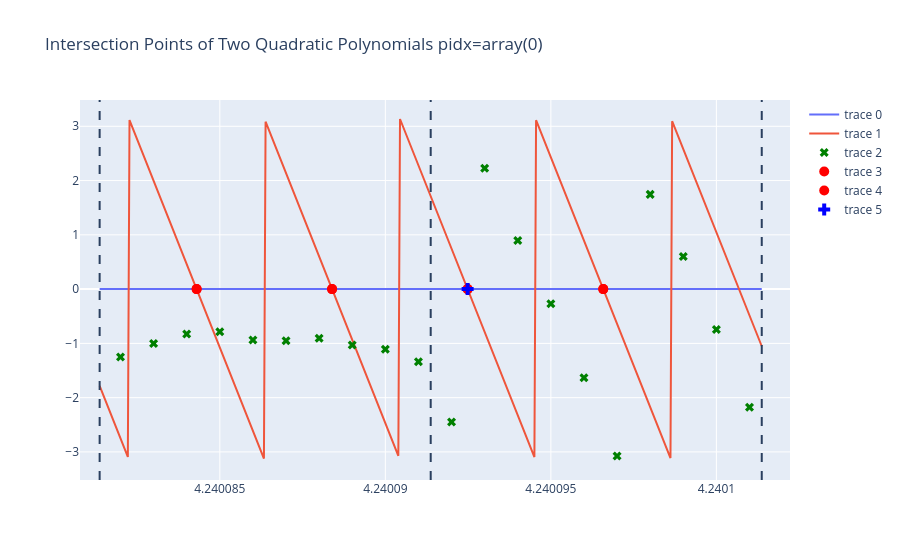
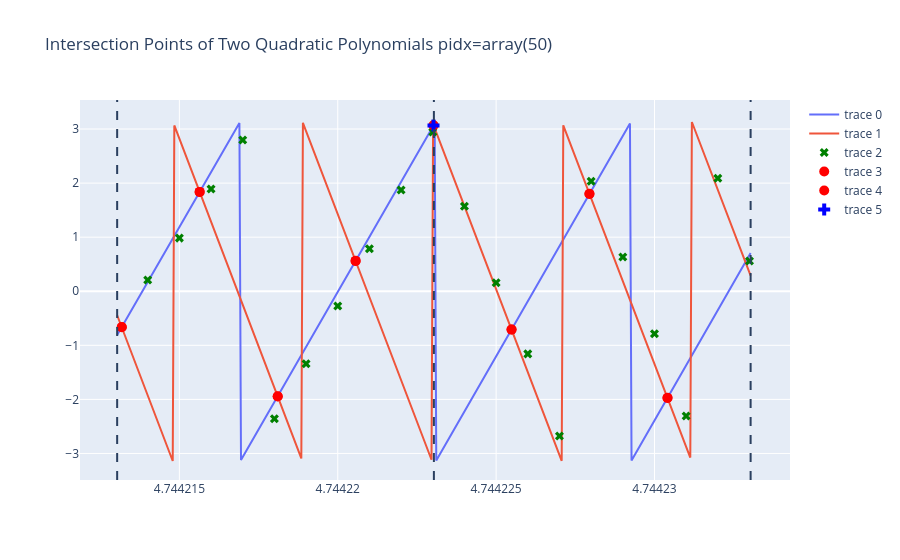
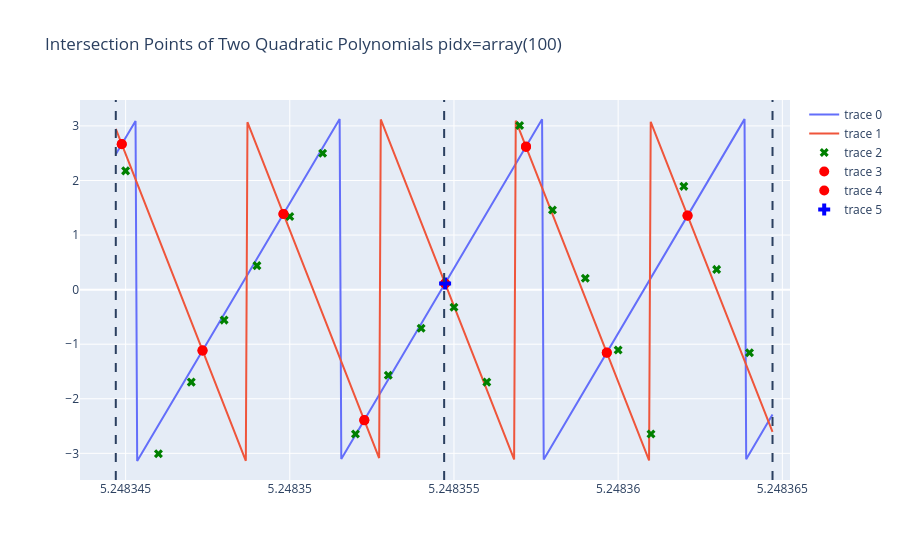
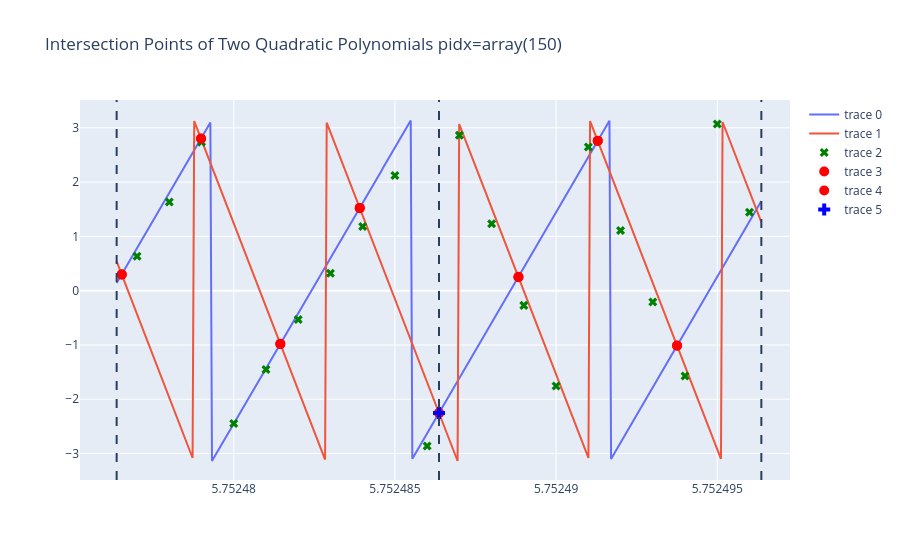

Source (notebook cell) for these figures, in order:
### Code cell
sec_xlist = []
sec_tlist = []
if True:
    for pidx in xp.arange(Config.preamble_len):
        tstart2 = xp.polyval(coeft, pidx)
        if pidx > 0:
            selected = find_intersections(coeflist[pidx - 1], coeflist[pidx], tstart2, reader, 1e-5, pidx, draw=(pidx % 50 == 0)) #!!! TODO remove range
        else:
            nsymbr_start = ceil(tstart2 * Config.fs - Config.nsamp / 8)
            nsymbr_end = ceil(tstart2 * Config.fs)
            nsymbr = xp.arange(nsymbr_start, nsymbr_end)
            tsymbr = nsymbr / Config.fs

            sig0 = reader.get(nsymbr_start, nsymbr_end - nsymbr_start)
            coefstart = xp.hstack(([0., 0.], xp.angle(xp.sum(sig0)))).astype(xp.float64)
            # pltfig1(tsymbr, wrap(xp.angle(sig0) - xp.polyval(coefstart, tsymbr)),
            #         title=f"Initial Phase Curve for Preamble Symbol {pidx}",
            #         mode='lines').show()
            selected = find_intersections(xp.zeros_like(coefstart), coeflist[pidx], tstart2, reader, 1e-5, pidx, draw=True) #!!! TODO remove range
        if selected != None:
            sec_xlist.append(pidx)
            sec_tlist.append(to_scalar(selected))
    sec_xlist = xp.array(sec_xlist)
    sec_tlist = xp.array(sec_tlist)
    with open(f"intersections0.pkl","wb") as f:
        pickle.dump((sec_xlist, sec_tlist), f)

with open(f"intersections0.pkl","rb") as f:
    sec_xlist, sec_tlist = pickle.load(f)
coeff_time = xp.polyfit(sec_xlist, sec_tlist, 1)
# pltfig(((sec_xlist, sec_tlist), (sec_xlist, xp.polyval(coeff_time, sec_xlist))),
#        title="Intersection Points and Fitted Line",
#        modes=('markers', 'lines'),
#        line_dash='dash').show()
# pltfig1(sec_xlist, sec_tlist - xp.polyval(coeff_time, sec_xlist),
#         title="Residuals of Intersection Points from Fitted Line",
#         mode='markers').show()

### Figure 1 — Plotly figure (JSON) as saved in the notebook; plotly's stock layout.template omitted (floating-point values rounded to 4 significant figures; data arrays with more than 128 entries replaced by an {"elided": "..."} marker saying what was removed)
{"data": [{"mode": "lines", "type": "scatter", "x": {"elided": "400 float values"}, "y": {"elided": "400 float values"}}, {"mode": "lines", "type": "scatter", "x": {"elided": "400 float values"}, "y": {"elided": "400 float values"}}, {"marker": {"color": "green", "size": 8, "symbol": "x"}, "mode": "markers", "type": "scatter", "x": [4.24, 4.24, 4.24, 4.24, 4.24, 4.24, 4.24, 4.24, 4.24, 4.24, 4.24, 4.24, 4.24, 4.24, 4.24, 4.24, 4.24, 4.24, 4.24, 4.24], "y": [-1.249, -1.004, -0.8288, -0.7854, -0.938, -0.9505, -0.9048, -1.03, -1.107, -1.34, -2.447, 2.226, 0.8961, -0.2709, -1.633, -3.075, 1.745, 0.6023, -0.7454, -2.176]}, {"marker": {"color": "red", "size": 10, "symbol": "circle"}, "mode": "markers", "type": "scatter", "x": [4.24, 4.24, 4.24, 4.24], "y": [0.0, 0.0, 0.0, 0.0]}, {"marker": {"color": "red", "size": 10, "symbol": "circle"}, "mode": "markers", "type": "scatter", "x": [4.24, 4.24, 4.24, 4.24], "y": [1.841e-07, 4.861e-07, -1.656e-07, 1.364e-07]}, {"marker": {"color": "blue", "size": 10, "symbol": "cross"}, "mode": "markers", "type": "scatter", "x": [4.24], "y": [0]}], "layout": {"shapes": [{"line": {"dash": "dash"}, "type": "line", "x0": 4.24, "x1": 4.24, "xref": "x", "y0": 0, "y1": 1, "yref": "y domain"}, {"line": {"dash": "dash"}, "type": "line", "x0": 4.24, "x1": 4.24, "xref": "x", "y0": 0, "y1": 1, "yref": "y domain"}, {"line": {"dash": "dash"}, "type": "line", "x0": 4.24, "x1": 4.24, "xref": "x", "y0": 0, "y1": 1, "yref": "y domain"}], "title": {"text": "Intersection Points of Two Quadratic Polynomials pidx=array(0)"}}}

### Figure 2 — Plotly figure (JSON) as saved in the notebook; plotly's stock layout.template omitted (floating-point values rounded to 4 significant figures; data arrays with more than 128 entries replaced by an {"elided": "..."} marker saying what was removed)
{"data": [{"mode": "lines", "type": "scatter", "x": {"elided": "400 float values"}, "y": {"elided": "400 float values"}}, {"mode": "lines", "type": "scatter", "x": {"elided": "400 float values"}, "y": {"elided": "400 float values"}}, {"marker": {"color": "green", "size": 8, "symbol": "x"}, "mode": "markers", "type": "scatter", "x": [4.744, 4.744, 4.744, 4.744, 4.744, 4.744, 4.744, 4.744, 4.744, 4.744, 4.744, 4.744, 4.744, 4.744, 4.744, 4.744, 4.744, 4.744, 4.744, 4.744], "y": [0.2075, 0.9828, 1.893, 2.799, -2.356, -1.34, -0.2709, 0.7854, 1.874, 2.944, 1.571, 0.1566, -1.158, -2.678, 2.034, 0.6327, -0.7854, -2.309, 2.09, 0.5586]}, {"marker": {"color": "red", "size": 10, "symbol": "circle"}, "mode": "markers", "type": "scatter", "x": [4.744, 4.744, 4.744, 4.744, 4.744, 4.744, 4.744, 4.744], "y": [-0.6622, 1.837, -1.941, 0.5619, 3.066, -0.7073, 1.8, -1.97]}, {"marker": {"color": "red", "size": 10, "symbol": "circle"}, "mode": "markers", "type": "scatter", "x": [4.744, 4.744, 4.744, 4.744, 4.744, 4.744, 4.744, 4.744], "y": [-0.6664, 1.838, -1.946, 0.5612, 3.07, -0.7094, 1.803, -1.974]}, {"marker": {"color": "blue", "size": 10, "symbol": "cross"}, "mode": "markers", "type": "scatter", "x": [4.744], "y": [3.066]}], "layout": {"shapes": [{"line": {"dash": "dash"}, "type": "line", "x0": 4.744, "x1": 4.744, "xref": "x", "y0": 0, "y1": 1, "yref": "y domain"}, {"line": {"dash": "dash"}, "type": "line", "x0": 4.744, "x1": 4.744, "xref": "x", "y0": 0, "y1": 1, "yref": "y domain"}, {"line": {"dash": "dash"}, "type": "line", "x0": 4.744, "x1": 4.744, "xref": "x", "y0": 0, "y1": 1, "yref": "y domain"}], "title": {"text": "Intersection Points of Two Quadratic Polynomials pidx=array(50)"}}}

### Figure 3 — Plotly figure (JSON) as saved in the notebook; plotly's stock layout.template omitted (floating-point values rounded to 4 significant figures; data arrays with more than 128 entries replaced by an {"elided": "..."} marker saying what was removed)
{"data": [{"mode": "lines", "type": "scatter", "x": {"elided": "400 float values"}, "y": {"elided": "400 float values"}}, {"mode": "lines", "type": "scatter", "x": {"elided": "400 float values"}, "y": {"elided": "400 float values"}}, {"marker": {"color": "green", "size": 8, "symbol": "x"}, "mode": "markers", "type": "scatter", "x": [5.248, 5.248, 5.248, 5.248, 5.248, 5.248, 5.248, 5.248, 5.248, 5.248, 5.248, 5.248, 5.248, 5.248, 5.248, 5.248, 5.248, 5.248, 5.248, 5.248], "y": [2.176, -3.009, -1.695, -0.5586, 0.4398, 1.34, 2.498, -2.648, -1.571, -0.7086, -0.3218, -1.695, 3.009, 1.46, 0.2075, -1.107, -2.648, 1.893, 0.3709, -1.158]}, {"marker": {"color": "red", "size": 10, "symbol": "circle"}, "mode": "markers", "type": "scatter", "x": [5.248, 5.248, 5.248, 5.248, 5.248, 5.248, 5.248, 5.248], "y": [2.665, -1.119, 1.386, -2.391, 0.1127, 2.622, -1.154, 1.354]}, {"marker": {"color": "red", "size": 10, "symbol": "circle"}, "mode": "markers", "type": "scatter", "x": [5.248, 5.248, 5.248, 5.248, 5.248, 5.248, 5.248, 5.248], "y": [2.668, -1.112, 1.387, -2.396, 0.1125, 2.616, -1.156, 1.357]}, {"marker": {"color": "blue", "size": 10, "symbol": "cross"}, "mode": "markers", "type": "scatter", "x": [5.248], "y": [0.1127]}], "layout": {"shapes": [{"line": {"dash": "dash"}, "type": "line", "x0": 5.248, "x1": 5.248, "xref": "x", "y0": 0, "y1": 1, "yref": "y domain"}, {"line": {"dash": "dash"}, "type": "line", "x0": 5.248, "x1": 5.248, "xref": "x", "y0": 0, "y1": 1, "yref": "y domain"}, {"line": {"dash": "dash"}, "type": "line", "x0": 5.248, "x1": 5.248, "xref": "x", "y0": 0, "y1": 1, "yref": "y domain"}], "title": {"text": "Intersection Points of Two Quadratic Polynomials pidx=array(100)"}}}

### Figure 4 — Plotly figure (JSON) as saved in the notebook; plotly's stock layout.template omitted (floating-point values rounded to 4 significant figures; data arrays with more than 128 entries replaced by an {"elided": "..."} marker saying what was removed)
{"data": [{"mode": "lines", "type": "scatter", "x": {"elided": "400 float values"}, "y": {"elided": "400 float values"}}, {"mode": "lines", "type": "scatter", "x": {"elided": "400 float values"}, "y": {"elided": "400 float values"}}, {"marker": {"color": "green", "size": 8, "symbol": "x"}, "mode": "markers", "type": "scatter", "x": [5.752, 5.752, 5.752, 5.752, 5.752, 5.752, 5.752, 5.752, 5.752, 5.752, 5.752, 5.752, 5.752, 5.752, 5.752, 5.752, 5.752, 5.752, 5.752, 5.752], "y": [0.6327, 1.633, 2.737, -2.447, -1.454, -0.5317, 0.3218, 1.18, 2.122, -2.863, 2.863, 1.232, -0.2709, -1.756, 2.648, 1.107, -0.2075, -1.571, 3.07, 1.446]}, {"marker": {"color": "red", "size": 10, "symbol": "circle"}, "mode": "markers", "type": "scatter", "x": [5.752, 5.752, 5.752, 5.752, 5.752, 5.752, 5.752, 5.752], "y": [0.3034, 2.802, -0.981, 1.525, -2.255, 0.2542, 2.761, -1.015]}, {"marker": {"color": "red", "size": 10, "symbol": "circle"}, "mode": "markers", "type": "scatter", "x": [5.752, 5.752, 5.752, 5.752, 5.752, 5.752, 5.752, 5.752], "y": [0.2948, 2.798, -0.9799, 1.52, -2.255, 0.248, 2.759, -1.011]}, {"marker": {"color": "blue", "size": 10, "symbol": "cross"}, "mode": "markers", "type": "scatter", "x": [5.752], "y": [-2.255]}], "layout": {"shapes": [{"line": {"dash": "dash"}, "type": "line", "x0": 5.752, "x1": 5.752, "xref": "x", "y0": 0, "y1": 1, "yref": "y domain"}, {"line": {"dash": "dash"}, "type": "line", "x0": 5.752, "x1": 5.752, "xref": "x", "y0": 0, "y1": 1, "yref": "y domain"}, {"line": {"dash": "dash"}, "type": "line", "x0": 5.752, "x1": 5.752, "xref": "x", "y0": 0, "y1": 1, "yref": "y domain"}], "title": {"text": "Intersection Points of Two Quadratic Polynomials pidx=array(150)"}}}
